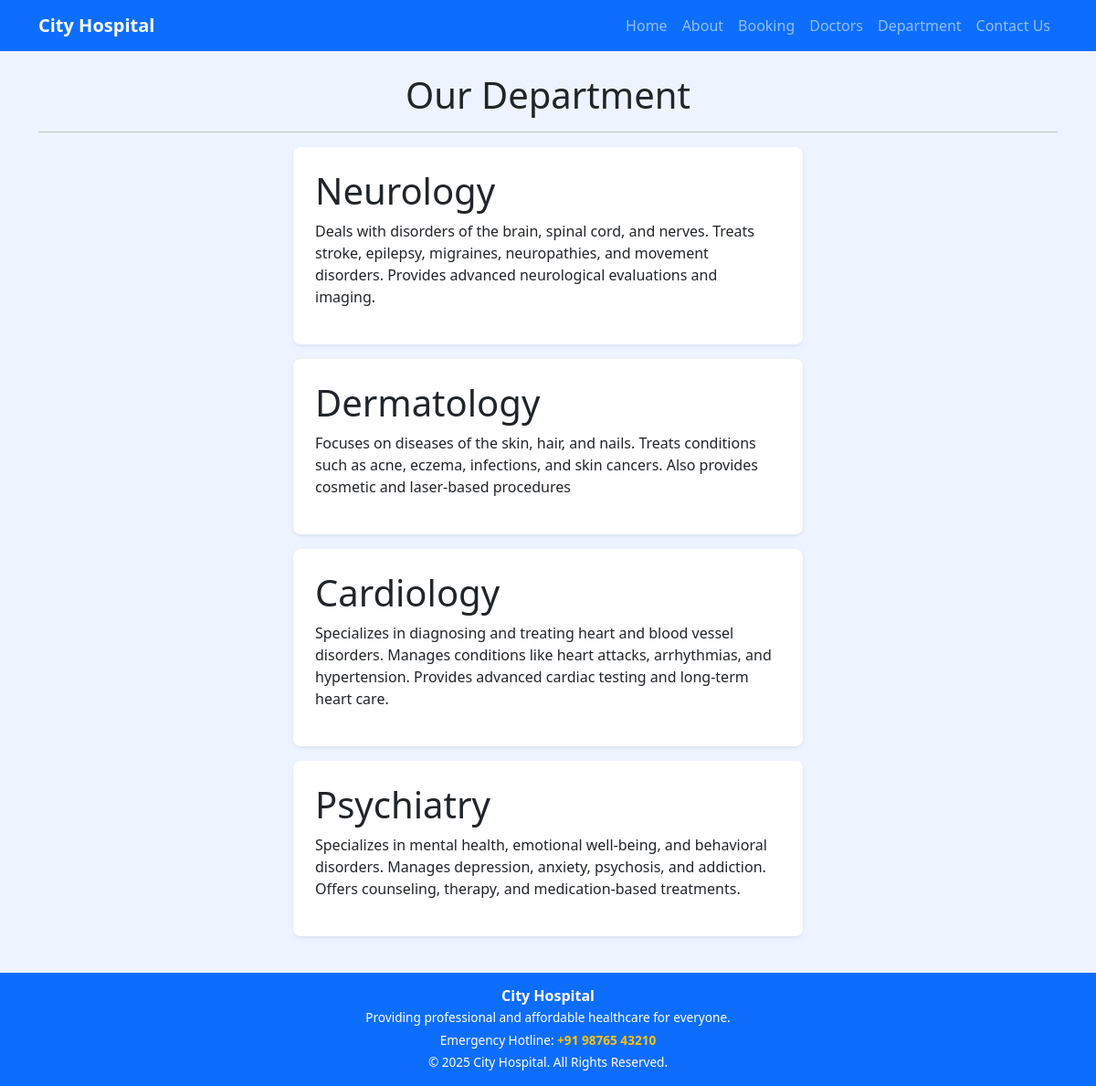
Page /department/ on the committed database.
### home/models.py (models this page shows, shortened)
class Departments(models.Model):
    dep_name = models.CharField(max_length=100)
    dep_description = models.TextField()

### home/views.py (the view)
# urls.py: path('department/', views.department, name='department'),
def department(request):
    dict_dept={
        'dept':Departments.objects.all()
    }
    return render(request,"department.html",dict_dept)

### templates/department.html (shortened to what this page needs)
{% extends 'base.html' %}
{% block content %}
<h1 class="text-center">Our Department </h1>
<hr>
{% for d in dept %}
<div class="mx-auto w-50 bg-white shadow-sm rounded-3 p-4 my-3">
    <h1>{{d.dep_name}}</h1>
    <p>{{d.dep_description}}</p>
</div>
{%endfor%}
{% endblock %}

### static/css/style.css (style rules this page uses)
body { background: #eef4ff; min-height: 100vh; display: flex; flex-direction: column; }

### rows in the picture
Departments: dep_name "Neurology", dep_description "Deals with disorders of the brain, spinal cord, and nerves. Treats stroke, epilepsy, migraines, neuropathies, and movement disorders. Provides advanced neurological evaluations and imaging."
Departments: dep_name "Dermatology", dep_description "Focuses on diseases of the skin, hair, and nails. Treats conditions such as acne, eczema, infections, and skin cancers. Also provides cosmetic and laser-based procedures"
Departments: dep_name "Cardiology", dep_description "Specializes in diagnosing and treating heart and blood vessel disorders. Manages conditions like heart attacks, arrhythmias, and hypertension. Provides advanced cardiac testing and long-term heart care."
Departments: dep_name "Psychiatry", dep_description "Specializes in mental health, emotional well-being, and behavioral disorders. Manages depression, anxiety, psychosis, and addiction. Offers counseling, therapy, and medication-based treatments."
